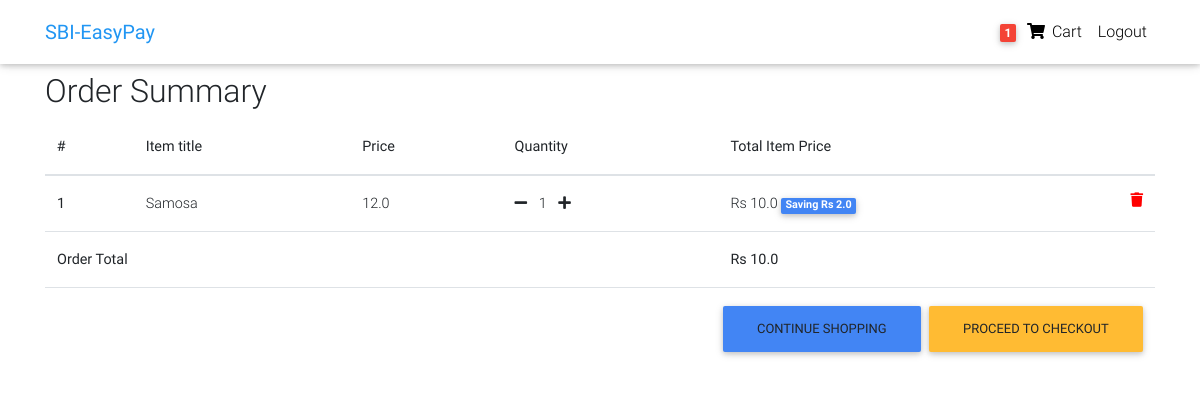
/order-summary/ (signed in), run on the app's committed database.
### core/models.py (models this page shows, shortened)
class Order(models.Model):
    user = models.ForeignKey(settings.AUTH_USER_MODEL,
                             on_delete=models.CASCADE)
    customer_name = models.CharField(max_length=30, blank=True, null=True)
    items = models.ManyToManyField(OrderItem)
    start_date = models.DateTimeField(auto_now_add=True)
    ordered_date = models.DateTimeField()
    ordered = models.BooleanField(default=False)
    payment = models.ForeignKey(
        'Payment', on_delete=models.SET_NULL, blank=True, null=True)
    def __str__(self):
        return self.user.username
    def get_total(self):
        total = 0
        for order_item in self.items.all():
            total += order_item.get_final_price()
        return total

class OrderItem(models.Model):
    user = models.ForeignKey(settings.AUTH_USER_MODEL,
                             on_delete=models.CASCADE)
    ordered = models.BooleanField(default=False)
    item = models.ForeignKey(Item, on_delete=models.CASCADE)
    quantity = models.IntegerField(default=1)
    def get_total_item_price(self):
        return self.quantity * self.item.price
    def get_total_discount_item_price(self):
        return self.quantity * self.item.discount_price
    def get_amount_saved(self):
        return self.get_total_item_price() - self.get_total_discount_item_price()
    def get_final_price(self):
        if self.item.discount_price:
            return self.get_total_discount_item_price()
        return self.get_total_item_price()

class Item(models.Model):
    title = models.CharField(max_length=100)
    price = models.FloatField()
    discount_price = models.FloatField(blank=True, null=True)
    slug = models.SlugField()
    description = models.TextField()
    image = models.ImageField()

### core/views.py (the view)
# urls.py: path('order-summary/', OrderSummaryView.as_view(), name='order-summary'),
class OrderSummaryView(LoginRequiredMixin, View):
    def get(self, *args, **kwargs):
        try:
            order = Order.objects.filter(user=self.request.user).last()
            print(order)
            context = {
                'object': order,
            }
            return render(self.request, 'order_summary.html', context)
        except ObjectDoesNotExist:
            messages.warning(self.request, "You do not have an active order")
            return redirect("/")

### core/templatetags/cart_template_tags.py (called while the page is built)
@register.filter
def cart_item_count(user):
    if user.is_authenticated:
        qs = Order.objects.filter(user=user, ordered=False)
        if qs.exists():
            return qs[0].items.count()
    return 0

### templates/order_summary.html (shortened to what this page needs)
{% extends "base.html" %}
{% block content %}
  <main>
    <div class="container">
    <div class="table-responsive text-nowrap">
    <h2>Order Summary</h2>
    <table class="table">
        <thead>
        <tr>
            <th scope="col">#</th>
            <th scope="col">Item title</th>
            <th scope="col">Price</th>
            <th scope="col">Quantity</th>
            <th scope="col">Total Item Price</th>
        </tr>
        </thead>
        <tbody>
        {% for order_item in object.items.all %}
        <tr>
            <th scope="row">{{ forloop.counter }}</th>
            <td>{{ order_item.item.title }}</td>
            <td>{{ order_item.item.price }}</td>
            <td>
                <a href="{% url 'core:remove-single-item-from-cart' order_item.item.slug %}"><i class="fas fa-minus mr-2"></i></a>
                {{ order_item.quantity }}
                <a href="{% url 'core:add-to-cart' order_item.item.slug %}"><i class="fas fa-plus ml-2"></i></a>
            </td>
            <td>
            {% if order_item.item.discount_price %}
                Rs {{ order_item.get_total_discount_item_price }}
                <span class="badge badge-primary">Saving Rs {{ order_item.get_amount_saved }}</span>
            {% else %}
                Rs {{ order_item.get_total_item_price }}
            {% endif %}
            <a style='color: red;' href="{% url 'core:remove-from-cart' order_item.item.slug %}">
                <i class="fas fa-trash float-right"></i>
            </a>
            </td>
        </tr>
        {% endfor %}
        {% if object.get_total %}
        <tr>
            <td colspan="4"><b>Order Total</b></td>
            <td><b>Rs {{ object.get_total }}</b></td>
        </tr>
        <tr>
            <td colspan="5">
            <a class='btn btn-warning float-right ml-2' href='/checkout/'>Proceed to checkout</a>
            <a class='btn btn-primary float-right' href='/'>Continue shopping</a>
            </td>
        </tr>
        {% endif %}
        </tbody>
    </table>
    </div>
    </div>
  </main>
{% endblock content %}

### templates/navbar.html (shortened to what this page needs)
{% load cart_template_tags %}
<nav class="navbar fixed-top navbar-expand-lg navbar-light white scrolling-navbar">
    <div class="container">
      <a class="navbar-brand waves-effect" href="/">
        <strong class="blue-text">SBI-EasyPay</strong>
      </a>
      <div class="collapse navbar-collapse" id="navbarSupportedContent">
        <ul class="navbar-nav nav-flex-icons">
          {% if request.user.is_authenticated %}
          <li class="nav-item">
            <a href="{% url 'core:order-summary' %}" class="nav-link waves-effect">
              <span class="badge red z-depth-1 mr-1"> {{ request.user|cart_item_count }} </span>
              <i class="fas fa-shopping-cart"></i>
              <span class="clearfix d-none d-sm-inline-block"> Cart </span>
            </a>
          </li>
          <li class="nav-item">
            <a class="nav-link waves-effect" href="{% url 'account_logout' %}">
              <span class="clearfix d-none d-sm-inline-block"> Logout </span>
            </a>
          </li>
          {% endif %}
        </ul>
      </div>
    </div>
  </nav>

### templates/base.html (style rules this page uses)
html, body, header, .carousel { height: 60vh; }

### data on the page
OrderItem: item "Samosa", item.price "12.0", quantity "1", get_total_discount_item_price "10.0", get_amount_saved "2.0"
Order: get_total "10.0"

### other printed values
{{ request.user|cart_item_count }} "1"
